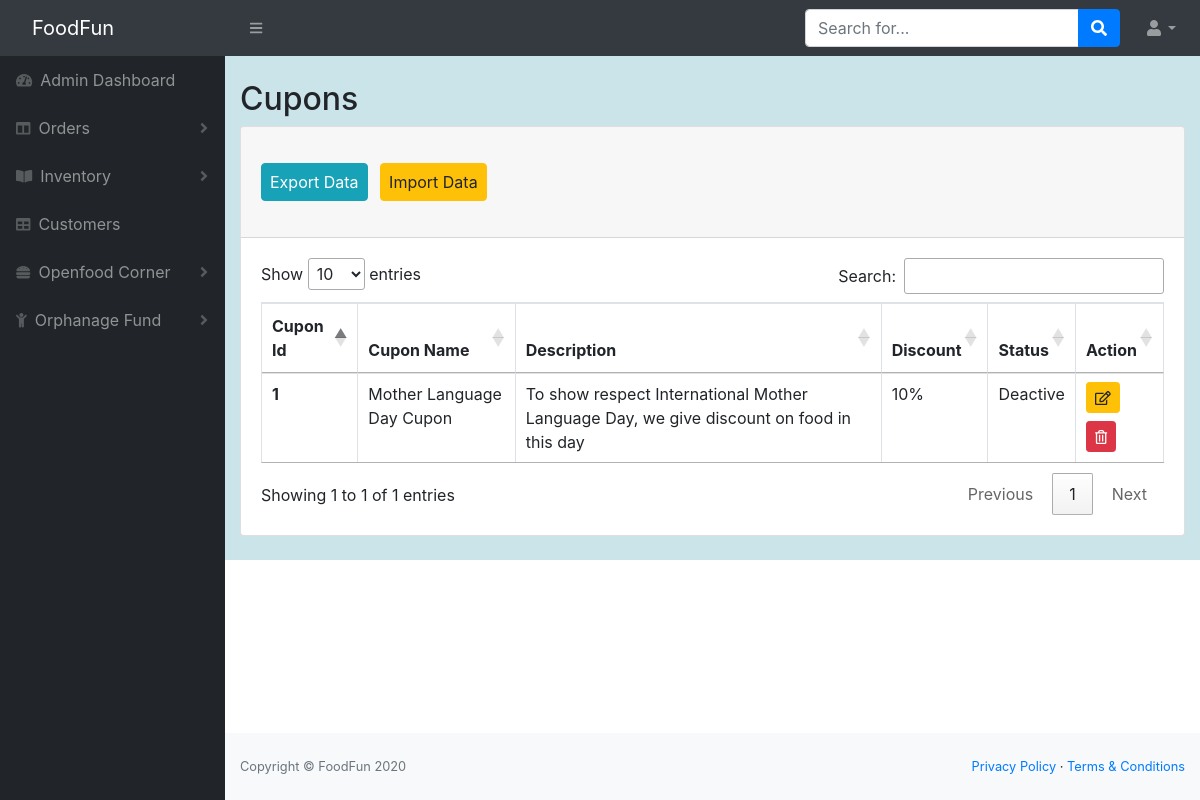
The app's page /Online_restaurant/Restuproject/admin/view-cupon.php with its own data.
### tables this page shows
CREATE TABLE IF NOT EXISTS `cupon` (
  `Id` int(100) NOT NULL,
  `Name` varchar(100) NOT NULL,
  `Description` varchar(200) NOT NULL,
  `Price` varchar(200) NOT NULL,
  `Status` varchar(200) NOT NULL
);

### Online_restaurant/Restuproject/admin/view-cupon.php (the view, shortened to what this page needs)
<?php
$servername="localhost";
$username="root";
$password="";
$database="restaurantdb";
$conn=mysqli_connect($servername,$username,$password,$database);
?>
<!DOCTYPE html>
<html lang="en">
    <head>
        <link href="styles.css" rel="stylesheet" />
        <link href="https://cdn.datatables.net/1.10.20/css/dataTables.bootstrap4.min.css" rel="stylesheet" />
        <link rel="stylesheet" href="https://cdn.jsdelivr.net/npm/bootstrap@4.5.3/dist/css/bootstrap.min.css"
>
        <link rel="stylesheet" href="//cdn.datatables.net/1.10.23/css/jquery.dataTables.min.css">
    </head>
    <body class="sb-nav-fixed">
               <nav class="sb-topnav navbar navbar-expand navbar-dark bg-dark">
            <a class="navbar-brand" href="#">FoodFun</a>
            <button class="btn btn-link btn-sm order-1 order-lg-0" id="sidebarToggle" href="#"><i class="fas fa-bars"></i></button>
            <form class="d-none d-md-inline-block form-inline ml-auto mr-0 mr-md-3 my-2 my-md-0">
                <div class="input-group">
                    <input class="form-control" type="text" placeholder="Search for..." aria-label="Search" aria-describedby="basic-addon2" />
                    <div class="input-group-append">
                        <button class="btn btn-primary" type="button"><i class="fas fa-search"></i></button>
                    </div>
                </div>
            </form>
            <ul class="navbar-nav ml-auto ml-md-0">
                <li class="nav-item dropdown">
                    <a class="nav-link dropdown-toggle" id="userDropdown" href="#" role="button" data-toggle="dropdown" aria-haspopup="true" aria-expanded="false"><i class="fas fa-user fa-fw"></i></a>
                </li>
            </ul>
        </nav>
        <div id="layoutSidenav">
            <div id="layoutSidenav_nav">
                <nav class="sb-sidenav accordion sb-sidenav-dark" id="sidenavAccordion">
                    <div class="sb-sidenav-menu">
                        <div class="nav">
                            <a class="nav-link" href="admin-panel.php">
                                <div class="sb-nav-link-icon"><i class="fas fa-tachometer-alt"></i></div>
                                Admin Dashboard
                            </a>
                            <a class="nav-link collapsed" href="#" data-toggle="collapse" data-target="#collapseLayouts" aria-expanded="false" aria-controls="collapseLayouts">
                                <div class="sb-nav-link-icon"><i class="fas fa-columns"></i></div>
                                Orders
                                <div class="sb-sidenav-collapse-arrow"><i class="fas fa-angle-down"></i></div>
                            </a>
                            <a class="nav-link collapsed" href="#" data-toggle="collapse" data-target="#collapsePages" aria-expanded="false" aria-controls="collapsePages">
                                <div class="sb-nav-link-icon"><i class="fas fa-book-open"></i></div>
                                Inventory
                                <div class="sb-sidenav-collapse-arrow"><i class="fas fa-angle-down"></i></div>
                            </a>
                            <a class="nav-link" href="view-customer.php">
                                <div class="sb-nav-link-icon"><i class="fas fa-table"></i></div>
                                Customers
                            </a>
                            <a class="nav-link collapsed" href="view-openfood.php" data-toggle="collapse" data-target="#collapseLayouts" aria-expanded="false" aria-controls="collapseLayouts">
                                <div class="sb-nav-link-icon"><i class="fas fa-hamburger"></i></div>
                                Openfood Corner
                                <div class="sb-sidenav-collapse-arrow"><i class="fas fa-angle-down"></i></div>
                            </a>
                            <a class="nav-link collapsed" href="#" data-toggle="collapse" data-target="#collapseLayouts" aria-expanded="false" aria-controls="collapseLayouts">
                                <div class="sb-nav-link-icon"><i class="fas fa-child"></i></div>
                                Orphanage Fund
                                <div class="sb-sidenav-collapse-arrow"><i class="fas fa-angle-down"></i></div>
                            </a>
                        </div>
                    </div>
                </nav>
            </div>
            <div id="layoutSidenav_content">
                <main style="background-color:#cae4e9;">
                    <div class="container-fluid">
                        <div class="row">
                            <div class="col-lg-2" >
                            <h2 class="mt-4">Cupons</h2>
                            </div>
                        </div>
                        <div class="card mb-4">
                            <div class="card-header">
                            <div class="row mt-4">
                            <div class="col-lg-4">
                            <a href="export-cupon.php"> <button type="button" class="btn btn-info mb-4  mr-2 px-2" id="exportButton">   Export Data</button></a>
                            <a href="add-cupon.php"> <button type="button" class="btn btn-warning mb-4 pr-2 px-2" id="importButton">Import Data</button></a>
                           </div>
                           <div class="col-lg-4">
                           </div>
                           <div class="col-lg-2">
                           </div>
                        </div>
                            </div>
                            <div class="card-body">
                                <div class="table-responsive">
                                    <table class="table table-bordered" id="myTable" width="100%" cellspacing="0">
                                        <thead>
                                            <tr>
                                                <th scope="col">Cupon Id</th>
                                                <th scope="col">Cupon Name</th>
                                                <th scope="col">Description</th>
                                                <th scope="col">Discount</th>
                                                <th scope="col"> Status</th>
                                                <th scope="col">Action</th>
                                            </tr>
                                        </thead>
                                        <tbody>
                                            <?php
                                            $sql = "SELECT * FROM `cupon`";
                                            $result = mysqli_query($conn, $sql);
                                            $num=mysqli_num_rows($result);
                                            if ($num>0) {
                                            $sno=0;
                                            while($row = mysqli_fetch_assoc($result)){
                                                $sno=$sno+1;
                                                echo"<tr>
                                                <th scope='row'>".$sno."</th>
                                                <td>".$row['Name']."</td>
                                                <td>".$row['Description']."</td>
                                                <td>".$row['Price']."</td>
                                                <td>".$row['Status']."</td>
                                                <td><form class='mb-2' action='edit-cupon.php' method='post'>
                                                <input type='hidden' name='cid' value=".$row['Id'].">
                                                <button type='submit' name='edit' class='btn btn-sm btn-warning'><i class='far fa-edit'></i></button>
                                              </form>
                                              <form class='' action='' method='post'>
                                                <input type='hidden' name='cid' value=".$row['Id'].">
                                                <button type='submit' name='delete' class='btn btn-sm btn-danger'><i class='far fa-trash-alt'></i></button>
                                              </form>
                                            </td>
                                            </tr>";
                                            }
                                            }
                                            ?>
                                        </tbody>
                                    </table>
                                </div>
                            </div>
                        </div>
                    </div>
                </main>
                <footer class="py-4 bg-light mt-auto">
                    <div class="container-fluid">
                        <div class="d-flex align-items-center justify-content-between small">
                            <div class="text-muted">Copyright &copy; FoodFun 2020</div>
                            <div>
                                <a href="#">Privacy Policy</a>
                                &middot;
                                <a href="#">Terms &amp; Conditions</a>
                            </div>
                        </div>
                    </div>
                </footer>
            </div>
        </div>
    </body>
</html>

### records on screen
cupon: Name "Mother Language Day Cupon", Description "To show respect International Mother Language Day, we give discount on food in this day", Price "10%", Status "Deactive"
